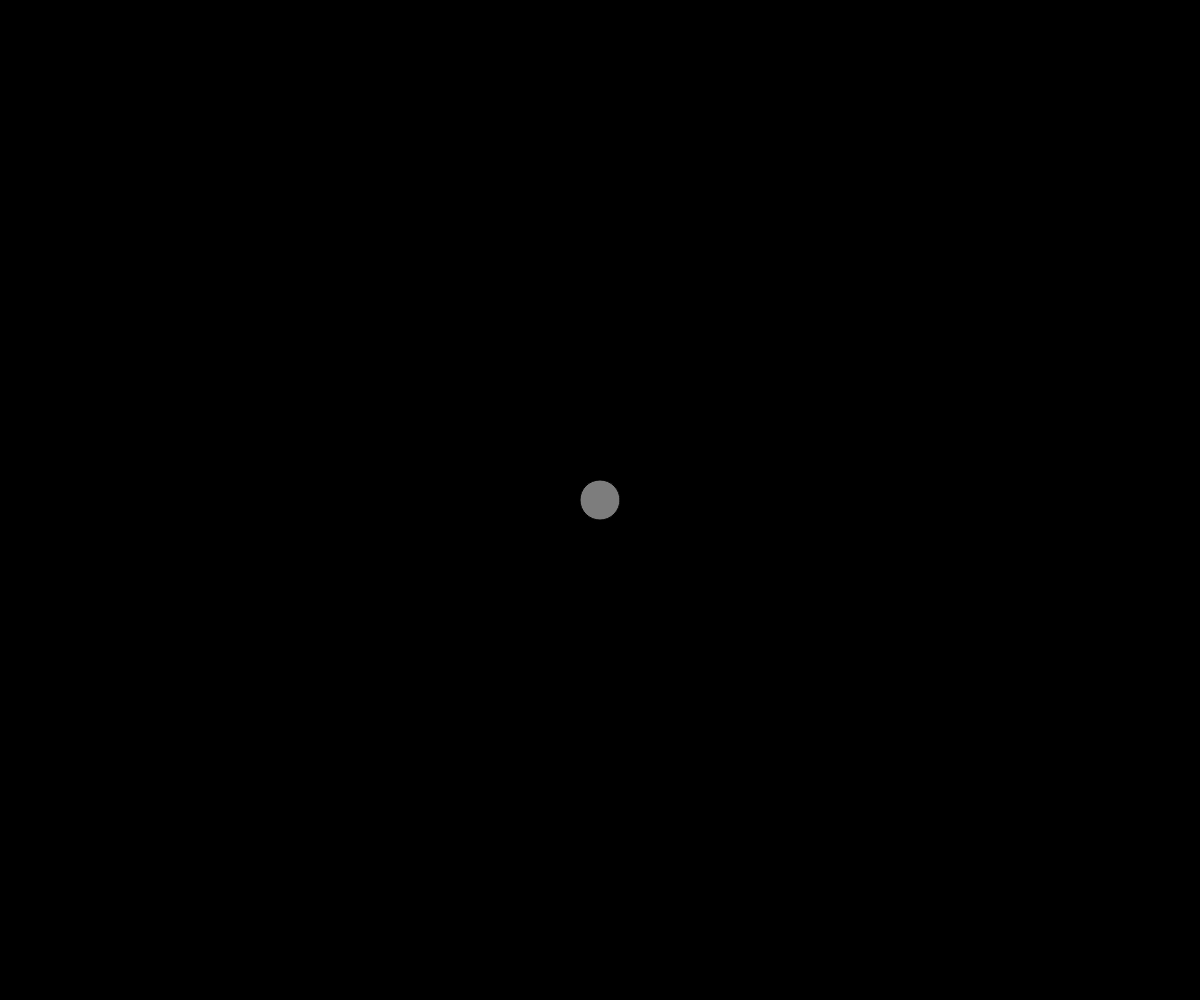
Frame 1 (no input)
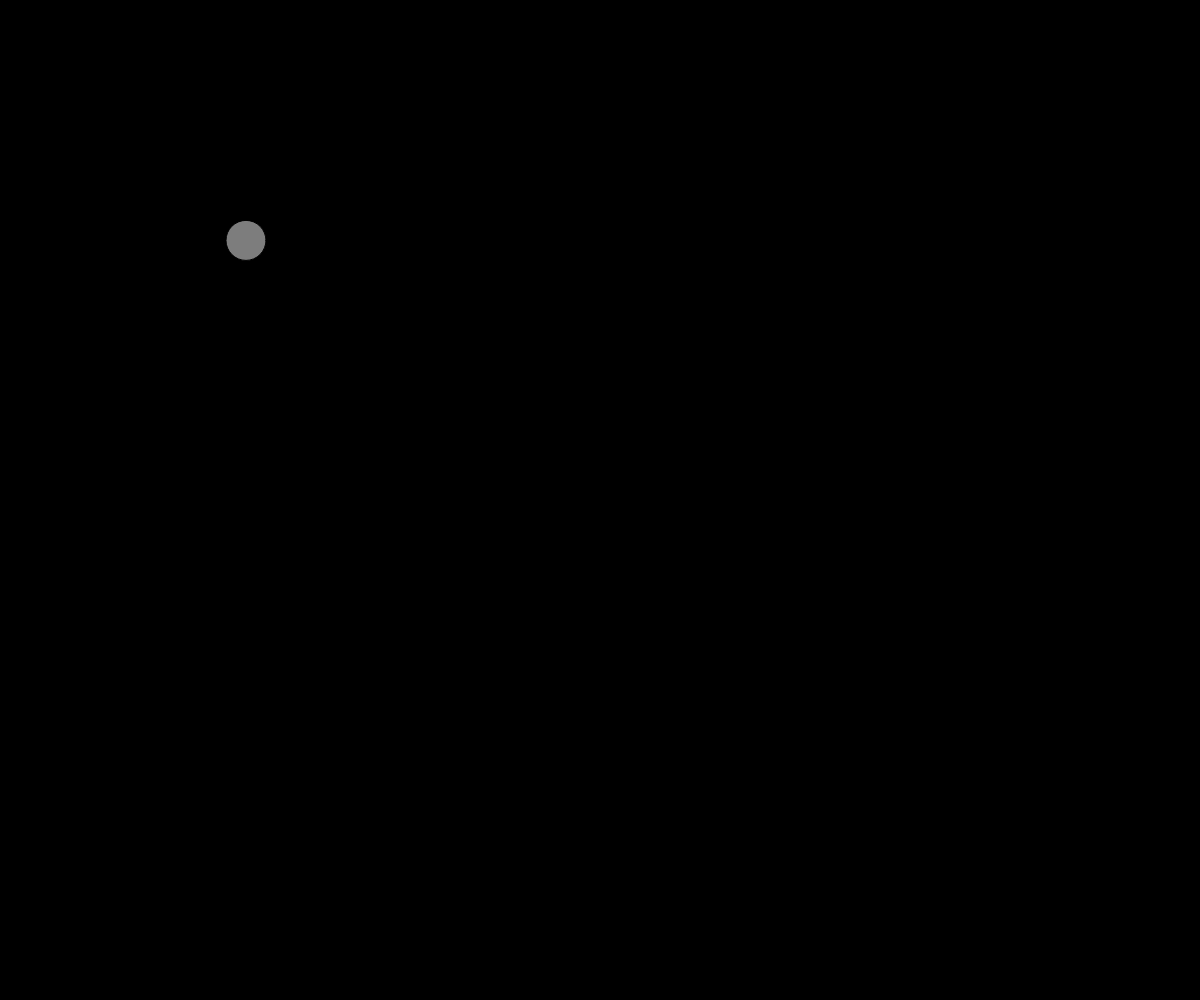
Frame 60 (no input)
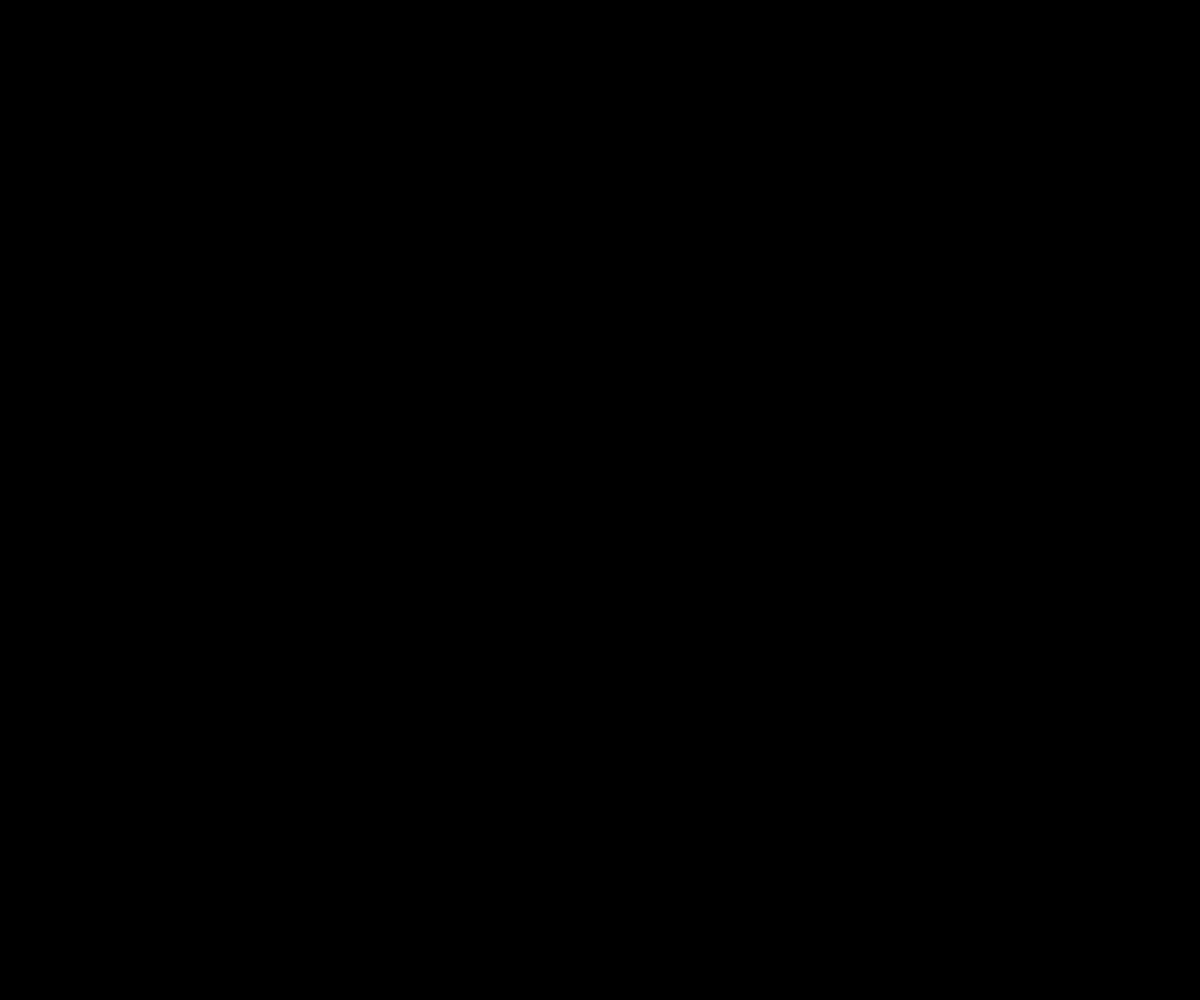
Frame 120 (the mouse pressed at the canvas centre since frame 60)

The p5.js sketch that drew these frames (run headless with seeded random() and noise() and a simulated clock; from frame 60 on, the mouse is pressed at the canvas centre):

// p5.js sketch
// ── sketch.js
var dot;
var dots=[];

function setup() {
  createCanvas(windowWidth, windowHeight);
    //dot = new Dot();
  dots.push(new Dot());
    console.log(dots);
}

function draw() {
  background(0);
    for(var i = 0; i<dots.length;i++){
        dots[i].run();
    }
    //console.log((mouseX-canvas.width)/100,(mouseY-canvas.height)/100;
}

function keyPressed(){
    console.log("Key: "+key);
    if(keyCode == 32){
        dots.push(new Dot());
    }
}

function Dot() {
  this.velocity = createVector((mouseX-canvas.width/2)/100,(-mouseY-canvas.height/2)/100);
  this.loc = createVector(canvas.width/2,canvas.height/2);
  this.acceleration = createVector(0, 0.02);
  this.diam = 40;

  this.run = function() {
    this.draw();
    this.move();
  }

  this.draw = function() {
    fill(125);
    ellipse(this.loc.x, this.loc.y, this.diam, this.diam);
  }

  this.move = function() {
    this.velocity.add(this.acceleration);
    this.loc.add(this.velocity);
  }
}
